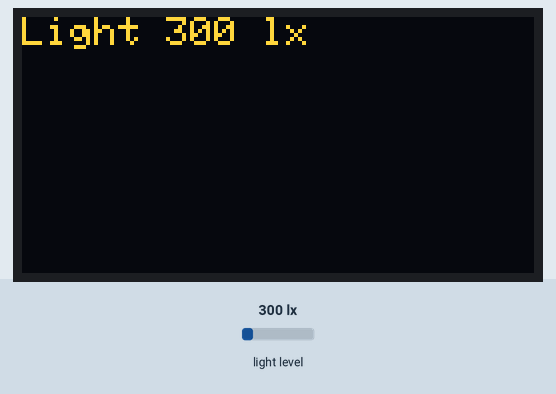
This sketch was run on a simulated Arduino Uno, built with avr-gcc and run on an emulated ATmega328P. Shown: 128×64 one-colour display. Wiring (inferred from the names in the program): BH1750 light sensor at I2C address 0x23. Inputs (shaded band) come from the test bench; at power-on: light level 300 lx. The OLED is the two-colour kind (top 16 rows yellow).

Above: at 1.4 s.
1.5 s: light level set to 40 lx
At 2.1 s:
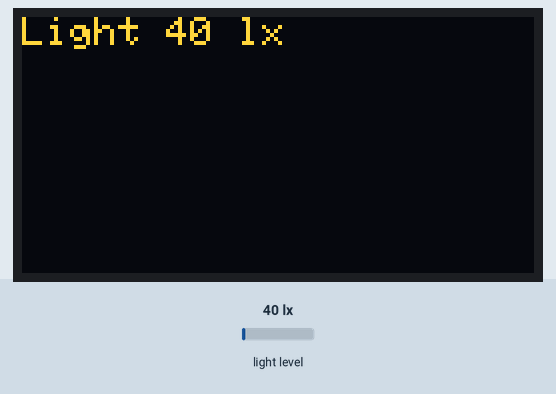
3.2 s: light level set to 500 lx
At 3.7 s:
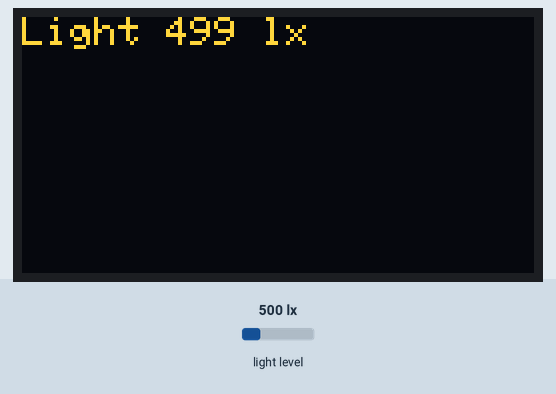
4.7 s: light level set to 1000 lx
At 5.2 s:
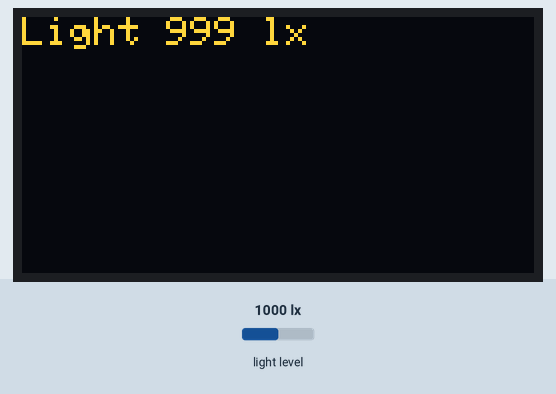
Timing chart, 0 to 7.7 s (numbered marks = the images above; inputs shaded):
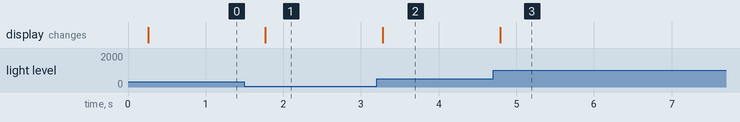

The sketch:

DigitalLightSensor.ino
```cpp
//digitalLightSensor_BH1750-OLED-test
#include <Wire.h>                   // Include library
#include <SPI.h>
#include <Adafruit_GFX.h>
#include <Adafruit_SSD1306.h>
#define OLED_RESET -1

int BH1750_Read(int address) ;
void BH1750_Init(int address) ;


Adafruit_SSD1306 OLED(OLED_RESET);  // New object OLED

int BH1750address = 0x23;       // Set BH1750 address
byte buff[2];
void setup()
{
  OLED.begin(SSD1306_SWITCHCAPVCC, 0x3C);
   BH1750_Init(BH1750address);
}

void loop()
{
  uint16_t val = 0;
  BH1750_Init(BH1750address);             // Initial BH1750
  delay(200);
  if (2 == BH1750_Read(BH1750address))    // Read and check data from BH1750
  {
    val = ((buff[0] << 8) | buff[1]) / 1.2;
    OLED.clearDisplay();               //Clear display
    OLED.setTextColor(WHITE);          //Set text color
    OLED.setCursor(0, 0);              //Set display start position
    OLED.setTextSize(1);               //Set text size x1
    //OLED.println("BH1750");          //Type message
    OLED.setCursor(0, 0);            //Set display postion
    OLED.println("Light " + String(val) + " lx"); // Show result value
    OLED.display();                    //Enable display
  }
  delay(150);
}
int BH1750_Read(int address)              // BH1750 read data function
{
  int i = 0;
  Wire.beginTransmission(address);
  Wire.requestFrom(address, 2);
  while (Wire.available())
  {
    buff[i] = Wire.read();                // Read one byte
    i++;
  }
  Wire.endTransmission();
  return i;
}
void BH1750_Init(int address)             // BH1750 initial function
{
  Wire.beginTransmission(address);
  Wire.write(0x10);                       // Start operation
  Wire.endTransmission();
}
```

Measured:
- after the input at 1.5 s, the display: changes after 0.27 s (image 1)
- after the input at 3.2 s, the display: changes after 0.08 s (image 2)
- after the input at 4.7 s, the display: changes after 0.09 s (image 3)
